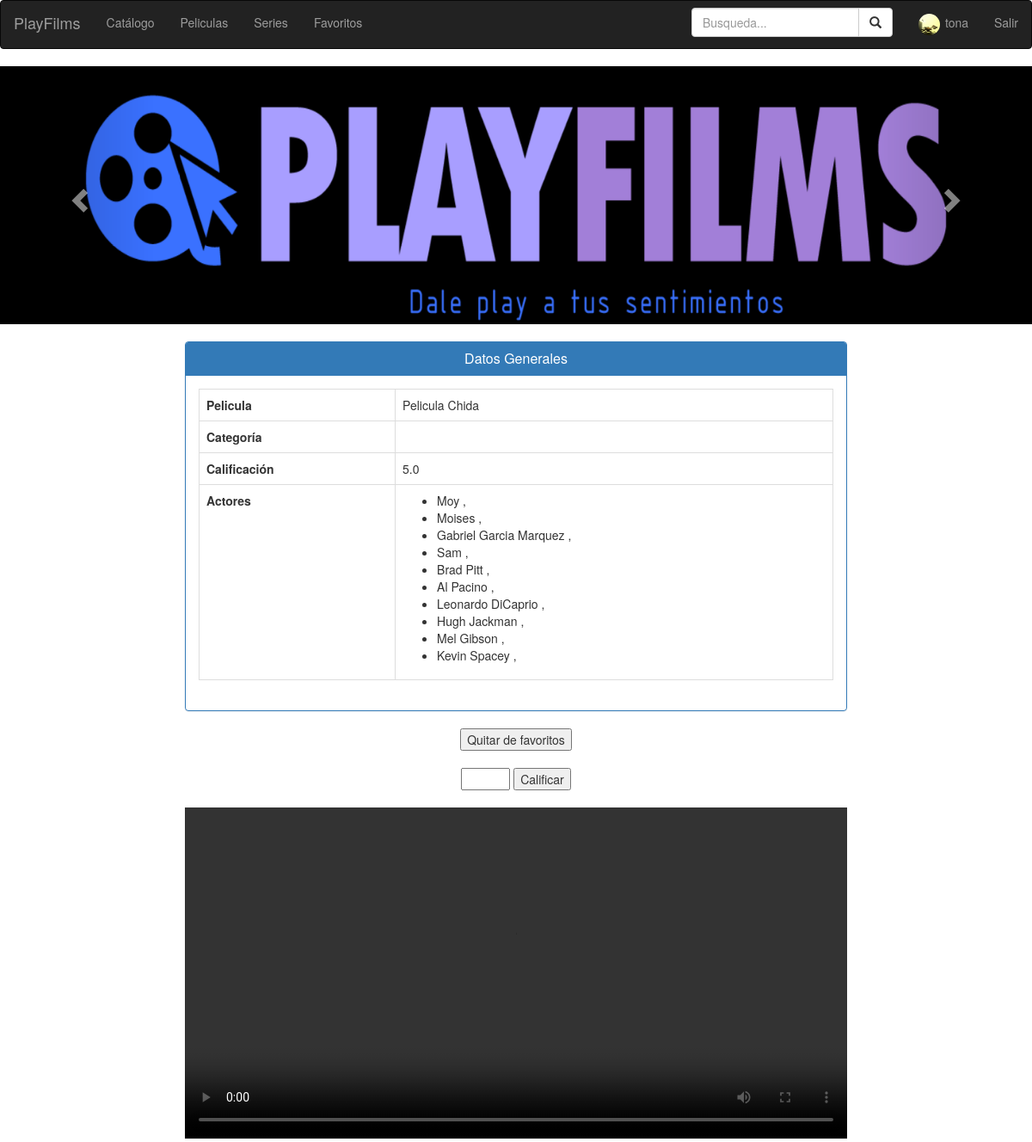
The app's page /catalogo/pelicula/1/ (signed in) with its own data.
### userprofiles/models.py (models this page shows, shortened)
class UserProfile(models.Model):
    type_of_user_choices = (
        (1, 'Premium'),
        (2, 'Estandar')
    )
    user = models.OneToOneField(User)
    type_of_user = models.IntegerField(choices=type_of_user_choices, default=2, verbose_name='tipo de usuario')
    avatar = models.ImageField(upload_to='avatars/', blank=True, default='avatars/default_app_avatar.png')
    favorites = models.ManyToManyField(Content, through='History')
    class Meta:
        verbose_name = 'Perfil de usuario'
        verbose_name_plural = 'Perfiles de usuario'

### catalogue/models.py (models this page shows, shortened)
class Content(models.Model):
    type_of_content_choices = (
        (1, "Pelicula"),
        (2, "Serie")
    )
    title = models.CharField(max_length=100, verbose_name='Titulo')
    content_file = models.FileField(upload_to='content', blank=True, verbose_name='archivo de video')
    score = models.FloatField(default=5, verbose_name='puntuación')
    actors = models.ManyToManyField(Actor, blank=True, verbose_name='actores')
    type_of_content = models.IntegerField(choices=type_of_content_choices, verbose_name='Tipo de contenido')
    genre = models.ForeignKey(Genre, verbose_name='Genero')
    cover = models.ImageField(upload_to='covers', blank=True, verbose_name='Portada')
    description = models.CharField(max_length=250, verbose_name='Descripcion')
    class Meta():
        ordering = ['title', 'score']
        verbose_name = verbose_name_plural = 'contenido'
    def player(self):
        return """
        <video controls width="200">
          <source src="%s" type="video/mp4">
        Your browser does not support the video element.
        </video>""" % self.content_file.url
    player.allow_tags = True

class Actor(models.Model):
    name = models.CharField(max_length=255, verbose_name='nombre')
    rol = models.CharField(max_length=45)
    class Meta:
        verbose_name_plural = 'actores'

### PlayFilms/mixins.py (the view)
    def wrapper(request, *args, **kwargs):
        user = request.user.userprofile
        if user.type_of_user == 2:
            return HttpResponseRedirect('/user/profile')
        else:
            return function(request, *args, **kwargs)

### PlayFilms/mixins.py (called while the page is built)
def premium_required(function):
    def wrapper(request, *args, **kwargs):
        user = request.user.userprofile
        if user.type_of_user == 2:
            return HttpResponseRedirect('/user/profile')
        else:
            return function(request, *args, **kwargs)
    return wrapper

### catalogue/views.py (called while the page is built)
def mejor_calificados():
    return Content.objects.all().order_by('-score')[0:5]

def cargar_info_usuario(request):
    is_auth = False
    username = None
    if request.user.is_authenticated():
        is_auth = True
        username = request.user.username
    data = {
        'is_auth': is_auth,
        'username': username,
    }
    return data

@login_required(login_url='/user/login/')
@premium_required
def film_detail(request, pk):
    film = Content.objects.get(pk=pk)
    data = cargar_info_usuario(request)
    temp_user = request.user.userprofile
    content = mejor_calificados()
    if History.objects.filter(user_profile=temp_user, content=film, is_favorite=True).exists():
        data['fav_submit'] = 'Quitar de favoritos'
    else:
        data['fav_submit'] = 'Agregar a favoritos'
    return render(request, 'pelicula.html', {'film': film, 'data': data, 'content':content})

### templates/pelicula.html (shortened to what this page needs)
{% extends 'base.html' %}
{% load staticfiles %}
{% block content %}
<link rel="stylesheet" href="{% static 'css/carousel.css' %}">
<div id="carousel1" class="carousel slide" data-ride="carousel" style='background-color: #000000;'>
  <div class="carousel-inner" role="listbox">
    <div class="item active" align="center">
      <img src="\media\avatars\logo.png" alt="PlayFilms" width="1000px">
    </div>
  </div>
  <a class="left carousel-control" href="#carousel1" role="button" data-slide="prev">
    <span class="glyphicon glyphicon-chevron-left" aria-hidden="true"></span>
  </a>
  <a class="right carousel-control" href="#carousel1" role="button" data-slide="next">
    <span class="glyphicon glyphicon-chevron-right" aria-hidden="true"></span>
  </a>
  </div>
<br>
 <div class="col-md-8 col-md-offset-2">
<div class="panel panel-primary" align="center">
  <div class="panel-heading">
    <h1 class="panel-title">Datos Generales</h1>
  </div>
  <div class="panel-body">
    <table class="table table-bordered">
      <tr>
        <td><strong>{{ film.get_type_of_content_display }}</strong></td>
        <td>{{ film.title }}</td>
      </tr>
      <tr>
          <td><strong>Categoría</strong></td>
          <td>{{ film.category }}</td>
      </tr>
      <tr>
        <td><strong>Calificación</strong></td>
        <td id="puntaje">{{ film.score }}</td>
      </tr>
      <tr>
        <td><strong>Actores</strong></td>
        <td>
          <ul>
            {% for actor in film.actors.all %}
              <li>{{ actor.name }} {{ actor.role }},</li>
            {% endfor %}
          </ul>
        </td>
      </tr>
    </table>
  </div>
</div>
   <div align="center">
     <form action="{% url 'catalogue:agregar' %}" method="GET" id="favorito">
    <input type="submit" id="submit-favorito" value="{{ data.fav_submit }}">
  </form>
     <br>
  <form action="{% url 'catalogue:puntuar' %}" method="GET" id="puntuar">
    <input type="number" min="0" max="10" id="calificacion" required>
    <input type="submit" value="Calificar">
  </form>
     <br>
   </div>
  <video controls width=100%>
    <source src="{{ film.content_file.url }}" type="video/mp4">
  </video>
 </div>
{% endblock %}

### templates/base.html (shortened to what this page needs)
{% load staticfiles %}
<!DOCTYPE html>
<html>
<head>
  <link rel="stylesheet" href="{% static 'css/bootstrap.min.css' %}">
    <link rel="stylesheet" href="{% static 'css/estilos.css' %}">
</head>
<body>
<header>
  <nav class="navbar navbar-inverse" role="navigation">
    <div class="navbar-header">
      <a class="navbar-brand" href="#">PlayFilms</a>
    </div>
    <div class="collapse navbar-collapse navbar-ex1-collapse">
      <ul class="nav navbar-nav">
        {% if data.is_auth %}
          <li><a href="{% url 'catalogue:content' %}">Catálogo</a></li>
          <li><a href="{% url 'catalogue:movies' %}">Peliculas</a></li>
          <li><a href="{% url 'catalogue:series' %}">Series</a></li>
          <li><a href="{% url 'user:favorites' %}">Favoritos</a></li>
      </ul>
      <ul class="nav navbar-nav navbar-right">
        <li>
            <a href="{% url 'user:profile' %}">
              <img src="{{ user.userprofile.avatar.url }}"  width="25px" height="25px" class="img-circle" style="margin-right: 2px;">
              {{ data.username }}
            </a>
          </li>
        <li><a href="{% url 'user:logout' %}">Salir</a></li>
      </ul>
      <form class="navbar-form navbar-right" role="search" action="{% url 'catalogue:content' %}" method="get">
        <div class="form-group">
          <form action="." method="GET" class="nav-bar-form">
            <div class="input-group">
              <input id="buscar" type="search" name="q" class="form-control" placeholder="Busqueda...">
              <div class="input-group-btn">
                <button class="btn btn-default" type="submit"><i class="glyphicon glyphicon-search"></i></button>
              </div>
            </div>
          </form>
        </div>
      </form>
        {% endif %}
    </div>
  </nav>
</header>
{% block content %}
{% endblock %}
</body>
</html>

### userprofiles/static/css/carousel.css (style rules this page uses)
.carousel-inner > .item > img { height: 300px; }

### records on screen
Content: type_of_content "Pelicula", title "Pelicula Chida", score "5.0"
Actor: name "Moy"
Actor: name "Moises"
Actor: name "Gabriel Garcia Marquez"
Actor: name "Sam"
Actor: name "Brad Pitt"
Actor: name "Al Pacino"
Actor: name "Leonardo DiCaprio"
Actor: name "Hugh Jackman"
Actor: name "Mel Gibson"
Actor: name "Kevin Spacey"

### other values on screen
{{ data.username }} "tona"
